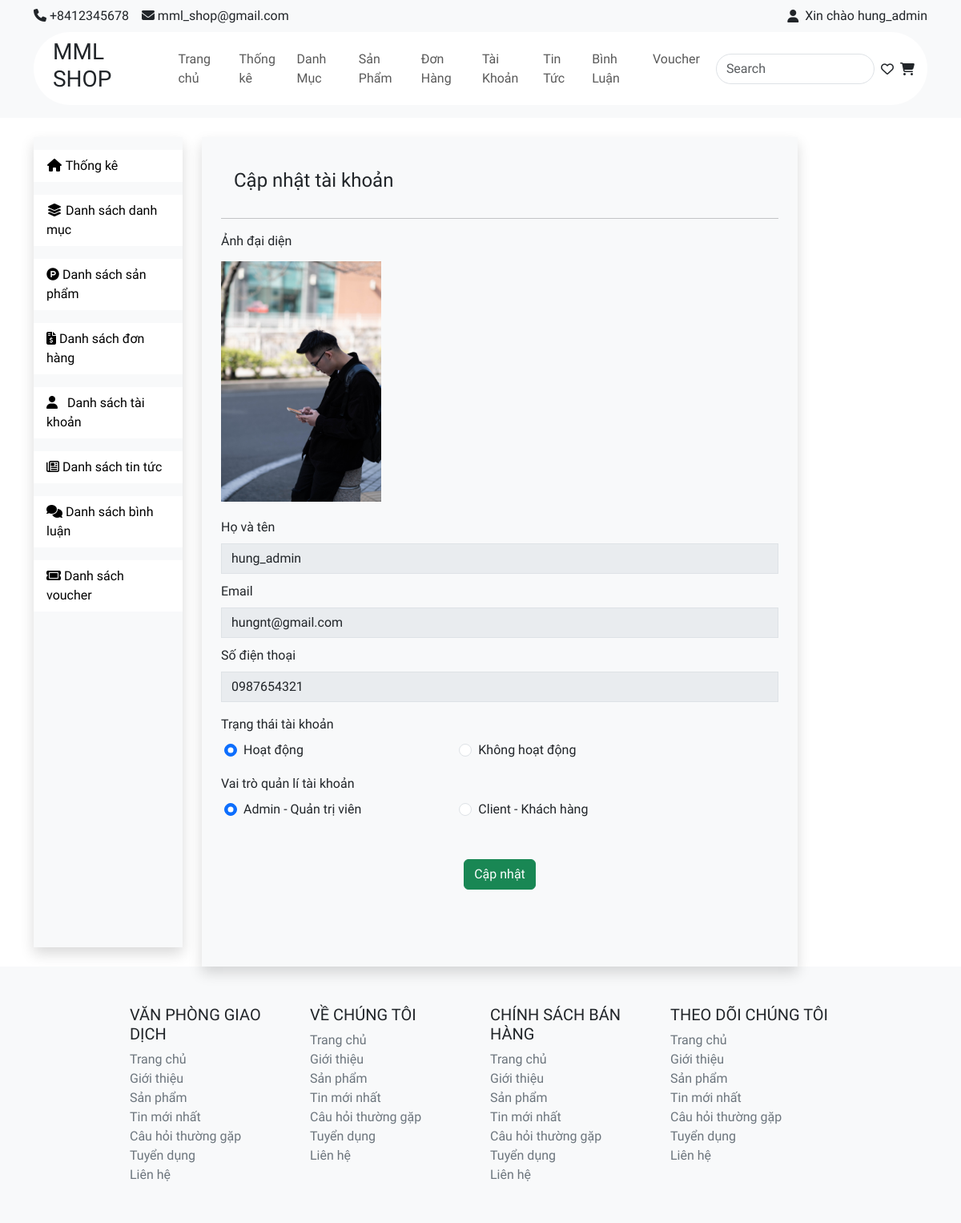
/admin/index.php?act=read-one-account&acc_id=1 (signed in), run on the app's committed database.
### tables this page shows
CREATE TABLE `account` (
  `acc_id` int NOT NULL,
  `acc_name` varchar(255) NOT NULL,
  `acc_password` varchar(255) NOT NULL,
  `acc_email` varchar(255) NOT NULL,
  `acc_phone` varchar(20) NOT NULL,
  `acc_image` varchar(255) NOT NULL,
  `acc_status` tinyint NOT NULL DEFAULT '1' COMMENT '1: Hoạt động\r\n0: Không hoạt động',
  `acc_role` tinyint NOT NULL DEFAULT '0' COMMENT '0: Client\r\n1: Admin'
);

### admin/controller/accountController.php (called while the page is built, shortened)
<?php
class AccountController {
    public $accountQuery;
    public function __construct() {
        $this -> accountQuery = new AccountQuery();
    }
    public function readOneAccount() {
        if(isset($_GET["acc_id"]) && ($_GET["acc_id"]) > 0) {
            $info = $this->accountQuery->infoOneAccount($_GET["acc_id"]);
        }
        include "view/account/update.php";
    }
}
?>

### common/function.php (called while the page is built, shortened)
<?php
    function connectDB() {
        $host = DB_HOST;
        $port  = DB_PORT;
        $dbname = DB_NAME;
        try {
            $conn = new PDO ("mysql:host=$host;port=$port;dbname=$dbname",DB_USER,DB_PASS);
            return $conn;
        } catch (\Throwable $th) {
            echo "Lỗi";
        }
    }
    function convertToObjectAccount($row) {
        $account = new Account();
        $account -> acc_id = $row['acc_id'];
        $account -> acc_name = $row['acc_name'];
        $account -> acc_password = $row['acc_password'];
        $account -> acc_email = $row['acc_email'];
        $account -> acc_phone = $row['acc_phone'];
        $account -> acc_image = $row['acc_image'];
        $account -> acc_status = $row['acc_status'];
        $account -> acc_role = $row['acc_role'];
        return $account;
    }
?>

### admin/model/accountQuery.php (called while the page is built, shortened)
<?php
class AccountQuery {
    public $pdo;
    public function __construct() {
        $this->pdo = connectDB();
    }
    public function __destruct() {
        $this -> pdo = null;
    }
    public function infoOneAccount($acc_id) {
        try {
            $sql = "select * from account where acc_id = $acc_id";
            $data = $this->pdo->query($sql)->fetch();
            $info = convertToObjectAccount($data);
            return $info;
        } catch (Exception $e) {
            echo "Lỗi: ".$e ->getMessage();
            echo "<hr>";
        }
    }
}
?>

### admin/view/account/update.php (the view, shortened to what this page needs)
<!DOCTYPE html>
<html lang="en">
<head>
    <link href="https://cdn.jsdelivr.net/npm/bootstrap@5.3.3/dist/css/bootstrap.min.css" rel="stylesheet">
    <link rel="stylesheet" href="../giaodien/style.css">
</head>
<body>
    <?php
    include "view/component/header.php"
    ?>
    <main class="d-flex container">
        <?php
        include "view/component/sidebar.php"
        ?>
        <div class="shadow bg-light pb-5 mt-4 ms-4 col-md-8">
            <form action="" class="pb-5 mt-4 ms-4 me-4" method="POSt" enctype="multipart/form-data">
                <div>
                    <h4 class="p-3">Cập nhật tài khoản</h4>
                </div>
                <hr>
                <div class="row">
                    <div class="">
                        <label for="inputEmail4" class="form-label">Ảnh đại diện</label><br>
                        <img src="../img/account/<?= $info->acc_image ?>" alt="" style="width:200px; margin: 5px 0 20px;"
                            name="existing_image">
                    </div>
                    <div class="">
                        <label for="inputEmail4" class="form-label">Họ và tên</label>
                        <input type="text" class="form-control rounded-0" id="inputEmail4"
                            placeholder="Nhập đầy đủ họ và tên" name="acc_name" value="<?= $info->acc_name ?>" disabled>
                    </div>
                    <div class="" style="margin-top:10px">
                        <label for="inputEmail4" class="form-label">Email</label>
                        <input type="text" class="form-control rounded-0" id="inputEmail4" placeholder="Nhập email"
                            name="acc_email" value="<?= $info->acc_email ?>" disabled>
                    </div>
                    <div class="" style="margin-top:10px">
                        <label for="inputEmail4" class="form-label">Số điện thoại</label>
                        <input type="text" class="form-control rounded-0" id="inputEmail4"
                            placeholder="Nhập số điện thoại" name="acc_phone" value="<?= $info->acc_phone ?>"  disabled>
                    </div>
                    <div class="mt-3">
                        <span class="form-label">Trạng thái tài khoản</span>
                        <div class="row ps-3 pt-2">
                            <div class="form-check col-5">
                                <input class="form-check-input" type="radio" value="1" name="acc_status"
                                    <?= $info->acc_status == "1" ? "checked" : "" ?>>
                                <label class="form-check-label" for="flexRadioDefault1">
                                    Hoạt động
                                </label>
                            </div>
                            <div class="form-check col-5">
                                <input class="form-check-input" type="radio" value="0" name="acc_status"
                                    <?= $info->acc_status != "1" ? "checked" : "" ?>>
                                <label class="form-check-label" for="flexRadioDefault2">
                                    Không hoạt động
                                </label>
                            </div>
                        </div>
                    </div>
                    <div class="mt-3">
                        <span class="form-label">Vai trò quản lí tài khoản</span>
                        <div class="row ps-3 pt-2">
                            <div class="form-check col-5">
                                <input class="form-check-input" type="radio" value="1" name="acc_role"
                                    <?= $info->acc_role == "1" ? "checked" : "" ?>>
                                <label class="form-check-label" for="flexRadioDefault1">
                                    Admin - Quản trị viên
                                </label>
                            </div>
                            <div class="form-check col-5">
                                <input class="form-check-input" type="radio" value="0" name="acc_role"
                                    <?= $info->acc_role != "1" ? "checked" : "" ?>>
                                <label class="form-check-label" for="flexRadioDefault2">
                                    Client - Khách hàng
                                </label>
                            </div>
                        </div>
                    </div>
                    <div class="mt-5 d-flex justify-content-center">
                        <button type="submit" class="btn btn-success" name="submitFormUpdateAccount">Cập nhật</button>
                    </div>
                </div>
            </form>
        </div>
    </main>
    <?php
    include "view/component/footer.php"
    ?>
</body>
</html>

### giaodien/style.css (style rules this page uses)
* { margin: 0; padding: 0; box-sizing: border-box; list-style-type: none; text-decoration: none; font-family: Roboto; }

### data on the page
account: acc_image (picture), acc_name "hung_admin", acc_email "hungnt@gmail.com", acc_phone "0987654321", acc_status "☑", acc_role "☑"

### other printed values
$_SESSION["acc_name"] "hung_admin"
